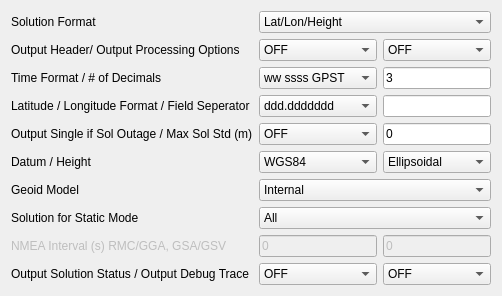
     <widget class="QWidget" name="TabSheet3">
      <property name="toolTip">
       <string/>
      </property>
      <attribute name="title">
       <string>O&amp;utput</string>
      </attribute>
      <layout class="QGridLayout" name="gridLayout_3">
       <item row="0" column="0">
        <widget class="QLabel" name="LabelSolFormat">
         <property name="enabled">
          <bool>true</bool>
         </property>
         <property name="toolTip">
          <string/>
         </property>
         <property name="text">
          <string>Solution Format</string>
         </property>
        </widget>
       </item>
       <item row="0" column="1" colspan="2">
        <widget class="QComboBox" name="SolFormat">
         <property name="enabled">
          <bool>true</bool>
         </property>
         <property name="toolTip">
          <string/>
         </property>
         <item>
          <property name="text">
           <string>Lat/Lon/Height</string>
          </property>
         </item>
         <item>
          <property name="text">
           <string>X/Y/Z-ECEF</string>
          </property>
         </item>
         <item>
          <property name="text">
           <string>E/N/U-Baseline</string>
          </property>
         </item>
         <item>
          <property name="text">
           <string>NMEA0183</string>
          </property>
         </item>
        </widget>
       </item>
       <item row="1" column="0">
        <widget class="QLabel" name="Label20">
         <property name="enabled">
          <bool>true</bool>
         </property>
         <property name="toolTip">
          <string/>
         </property>
         <property name="text">
          <string>Output Header/ Output Processing Options</string>
         </property>
        </widget>
       </item>
       <item row="1" column="1">
        <widget class="QComboBox" name="OutputHead">
         <property name="enabled">
          <bool>true</bool>
         </property>
         <property name="toolTip">
          <string/>
         </property>
         <item>
          <property name="text">
           <string>OFF</string>
          </property>
         </item>
         <item>
          <property name="text">
           <string>ON</string>
          </property>
         </item>
        </widget>
       </item>
       <item row="1" column="2">
        <widget class="QComboBox" name="OutputOpt">
         <property name="enabled">
          <bool>true</bool>
         </property>
         <property name="toolTip">
          <string/>
         </property>
         <item>
          <property name="text">
           <string>OFF</string>
          </property>
         </item>
         <item>
          <property name="text">
           <string>ON</string>
          </property>
         </item>
        </widget>
       </item>
       <item row="2" column="0">
        <widget class="QLabel" name="LabelTimeFormat">
         <property name="enabled">
          <bool>true</bool>
         </property>
         <property name="toolTip">
          <string/>
         </property>
         <property name="text">
          <string>Time Format / # of Decimals</string>
         </property>
        </widget>
       </item>
       <item row="2" column="1">
        <widget class="QComboBox" name="TimeFormat">
         <property name="enabled">
          <bool>true</bool>
         </property>
         <property name="toolTip">
          <string/>
         </property>
         <item>
          <property name="text">
           <string>ww ssss GPST</string>
          </property>
         </item>
         <item>
          <property name="text">
           <string>hh:mm:ss GPST</string>
          </property>
         </item>
         <item>
          <property name="text">
           <string>hh:mm:ss UTC</string>
          </property>
         </item>
         <item>
          <property name="text">
           <string>hh:mm:ss JST</string>
          </property>
         </item>
        </widget>
       </item>
       <item row="2" column="2">
        <widget class="QLineEdit" name="TimeDecimal">
         <property name="enabled">
          <bool>true</bool>
         </property>
         <property name="toolTip">
          <string/>
         </property>
         <property name="text">
          <string>3</string>
         </property>
        </widget>
       </item>
       <item row="3" column="0">
        <widget class="QLabel" name="LabelLatLonFormat">
         <property name="enabled">
          <bool>true</bool>
         </property>
         <property name="toolTip">
          <string/>
         </property>
         <property name="text">
          <string>Latitude / Longitude Format / Field Seperator</string>
         </property>
        </widget>
       </item>
       <item row="3" column="1">
        <widget class="QComboBox" name="LatLonFormat">
         <property name="enabled">
          <bool>true</bool>
         </property>
         <property name="toolTip">
          <string/>
         </property>
         <item>
          <property name="text">
           <string>ddd.ddddddd</string>
          </property>
         </item>
         <item>
          <property name="text">
           <string>ddd mm ss.sss</string>
          </property>
         </item>
        </widget>
       </item>
       <item row="3" column="2">
        <widget class="QLineEdit" name="FieldSep">
         <property name="enabled">
          <bool>true</bool>
         </property>
         <property name="toolTip">
          <string/>
         </property>
         <property name="text">
          <string/>
         </property>
        </widget>
       </item>
       <item row="4" column="0">
        <widget class="QLabel" name="LabelFieldSep">
         <property name="enabled">
          <bool>true</bool>
         </property>
         <property name="toolTip">
          <string/>
         </property>
         <property name="text">
          <string>Output Single if Sol Outage / Max Sol Std (m)</string>
         </property>
        </widget>
       </item>
       <item row="4" column="1">
        <widget class="QComboBox" name="OutputSingle">
         <property name="enabled">
          <bool>true</bool>
         </property>
         <property name="toolTip">
          <string/>
         </property>
         <item>
          <property name="text">
           <string>OFF</string>
          </property>
         </item>
         <item>
          <property name="text">
           <string>ON</string>
          </property>
         </item>
        </widget>
       </item>
       <item row="4" column="2">
        <widget class="QLineEdit" name="MaxSolStd">
         <property name="enabled">
          <bool>true</bool>
         </property>
         <property name="toolTip">
          <string/>
         </property>
         <property name="text">
          <string>0</string>
         </property>
        </widget>
       </item>
       <item row="5" column="0">
        <widget class="QLabel" name="Label2">
         <property name="enabled">
          <bool>true</bool>
         </property>
         <property name="toolTip">
          <string/>
         </property>
         <property name="text">
          <string>Datum / Height</string>
         </property>
        </widget>
       </item>
       <item row="5" column="1">
        <widget class="QComboBox" name="OutputDatum">
         <property name="enabled">
          <bool>true</bool>
         </property>
         <property name="toolTip">
          <string/>
         </property>
         <item>
          <property name="text">
           <string>WGS84</string>
          </property>
         </item>
        </widget>
       </item>
       <item row="5" column="2">
        <widget class="QComboBox" name="OutputHeight">
         <property name="enabled">
          <bool>true</bool>
         </property>
         <property name="toolTip">
          <string/>
         </property>
         <item>
          <property name="text">
           <string>Ellipsoidal</string>
          </property>
         </item>
         <item>
          <property name="text">
           <string>Geodetic</string>
          </property>
         </item>
        </widget>
       </item>
       <item row="6" column="0">
        <widget class="QLabel" name="Label18">
         <property name="enabled">
          <bool>true</bool>
         </property>
         <property name="toolTip">
          <string/>
         </property>
         <property name="text">
          <string>Geoid Model</string>
         </property>
        </widget>
       </item>
       <item row="6" column="1" colspan="2">
        <widget class="QComboBox" name="OutputGeoid">
         <property name="enabled">
          <bool>true</bool>
         </property>
         <property name="toolTip">
          <string/>
         </property>
         <item>
          <property name="text">
           <string>Internal</string>
          </property>
         </item>
         <item>
          <property name="text">
           <string>EGM96-BE 15&quot;</string>
          </property>
         </item>
         <item>
          <property name="text">
           <string>EGM2008-SE 2.5&quot;</string>
          </property>
         </item>
         <item>
          <property name="text">
           <string>EGM2008-SE 1.0&quot;</string>
          </property>
         </item>
         <item>
          <property name="text">
           <string>GSI2000 1x1.5&quot;</string>
          </property>
         </item>
        </widget>
       </item>
       <item row="7" column="0">
        <widget class="QLabel" name="Label31">
         <property name="enabled">
          <bool>true</bool>
         </property>
         <property name="toolTip">
          <string/>
         </property>
         <property name="text">
          <string>Solution for Static Mode</string>
         </property>
        </widget>
       </item>
       <item row="7" column="1" colspan="2">
        <widget class="QComboBox" name="SolStatic">
         <property name="enabled">
          <bool>true</bool>
         </property>
         <property name="toolTip">
          <string/>
         </property>
         <item>
          <property name="text">
           <string>All</string>
          </property>
         </item>
         <item>
          <property name="text">
           <string>Single</string>
          </property>
         </item>
        </widget>
       </item>
       <item row="8" column="0">
        <widget class="QLabel" name="Label21">
         <property name="enabled">
          <bool>false</bool>
         </property>
         <property name="toolTip">
          <string/>
         </property>
         <property name="text">
          <string>NMEA Interval (s) RMC/GGA, GSA/GSV</string>
         </property>
        </widget>
       </item>
       <item row="8" column="1">
        <widget class="QLineEdit" name="NmeaIntv1">
         <property name="enabled">
          <bool>false</bool>
         </property>
         <property name="toolTip">
          <string/>
         </property>
         <property name="text">
          <string>0</string>
         </property>
        </widget>
       </item>
       <item row="8" column="2">
        <widget class="QLineEdit" name="NmeaIntv2">
         <property name="enabled">
          <bool>false</bool>
         </property>
         <property name="toolTip">
          <string/>
         </property>
         <property name="text">
          <string>0</string>
         </property>
        </widget>
       </item>
       <item row="9" column="0">
        <widget class="QLabel" name="Label36">
         <property name="enabled">
          <bool>true</bool>
         </property>
         <property name="toolTip">
          <string/>
         </property>
         <property name="text">
          <string>Output Solution Status / Output Debug Trace</string>
         </property>
        </widget>
       </item>
       <item row="9" column="1">
        <widget class="QComboBox" name="DebugStatus">
         <property name="enabled">
          <bool>true</bool>
         </property>
         <property name="toolTip">
          <string/>
         </property>
         <item>
          <property name="text">
           <string>OFF</string>
          </property>
         </item>
         <item>
          <property name="text">
           <string>State</string>
          </property>
         </item>
         <item>
          <property name="text">
           <string>Residuals</string>
          </property>
         </item>
        </widget>
       </item>
       <item row="9" column="2">
        <widget class="QComboBox" name="DebugTrace">
         <property name="enabled">
          <bool>true</bool>
         </property>
         <property name="toolTip">
          <string/>
         </property>
         <item>
          <property name="text">
           <string>OFF</string>
          </property>
         </item>
         <item>
          <property name="text">
           <string>Level1</string>
          </property>
         </item>
         <item>
          <property name="text">
           <string>Level2</string>
          </property>
         </item>
         <item>
          <property name="text">
           <string>Level3</string>
          </property>
         </item>
         <item>
          <property name="text">
           <string>Level4</string>
          </property>
         </item>
         <item>
          <property name="text">
           <string>Level5</string>
          </property>
         </item>
        </widget>
       </item>
      </layout>
     </widget>
